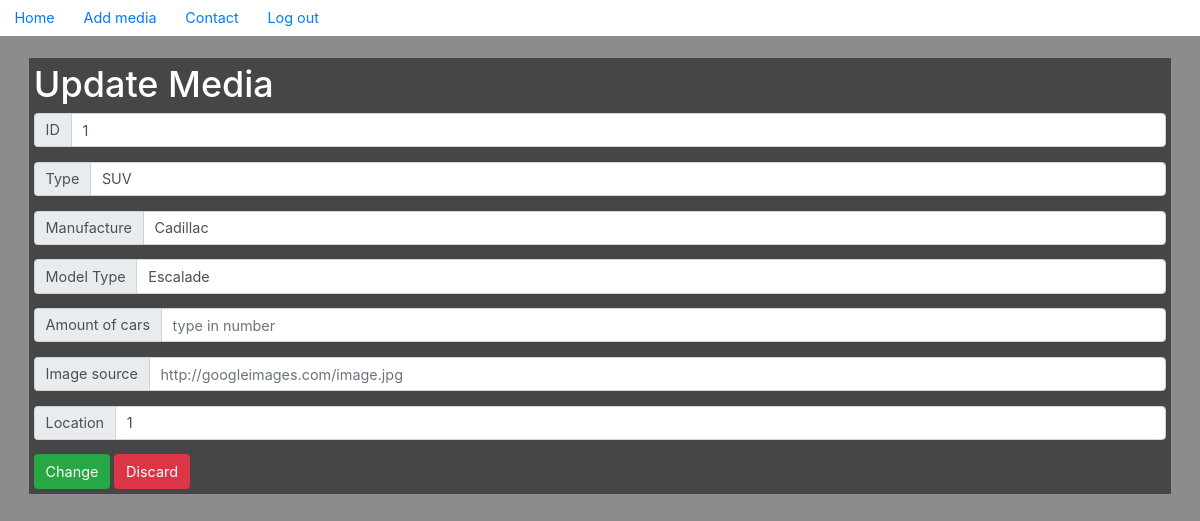
The page /admin/update.php?ID=1 on the database its author committed.
### tables this page shows
CREATE TABLE `car` (
  `ID` int(11) NOT NULL,
  `type` varchar(25) DEFAULT NULL,
  `manufactur` varchar(55) DEFAULT NULL,
  `model_type` varchar(55) DEFAULT NULL,
  `amount` int(11) DEFAULT NULL,
  `img` varchar(255) DEFAULT NULL,
  `fk_location_ID` int(11) DEFAULT NULL
);

### admin/update.php (the view, shortened to what this page needs)
<?php
require_once 'actions/db_connect.php';
if($_GET['ID']) {
    $id = $_GET['ID'];
    $sql = "SELECT * FROM car WHERE ID = {$id}";
    $result = $connect->query($sql);
    $data = $result->fetch_assoc();
?>
<?php
}
?>
<!DOCTYPE html>
<head>
  <link rel="stylesheet" href="https://use.fontawesome.com/releases/v5.0.8/css/all.css">
  <link rel="stylesheet" href="https://stackpath.bootstrapcdn.com/bootstrap/4.1.1/css/bootstrap.min.css">
  <link rel="stylesheet" href="Astyle.css" />
</head>
<body>
  <header class="header">
    <ul class="nav nav-pills">
      <li class="nav-item">
        <a class="nav-link" href="adminhome.php">Home</a>
      </li>
      <li class="nav-item">
        <a class="nav-link" href="create.php">Add media</a>
      </li>
      <li class="nav-item">
        <a class="nav-link" href="contact.html">Contact</a>
      </li>
      <li class="nav-item">
        <a class="nav-link" href="logout.php?logout">Log out</a>
      </li>
    </ul>
  </header>
  <section>
    <form action="actions/a_update.php" method="post">
      <h1>Update Media</h1>
      <div class="input-group mb-3">
        <div class="input-group-prepend">
          <span class="input-group-text" id="basic-addon1">ID</span>
        </div>
        <input type="text" name="ID" value="<?php echo $data['ID'] ?>" class="form-control" placeholder="ID" aria-label="ID" aria-describedby="basic-addon1">
      </div>
      <div class="input-group mb-3">
        <div class="input-group-prepend">
          <span class="input-group-text" id="basic-addon1">Type</span>
        </div>
        <input type="text" name="type" value="<?php echo $data['type'] ?>" class="form-control" placeholder="SUV" aria-label="car-type" aria-describedby="basic-addon1">
      </div>
      <div class="input-group mb-3">
        <div class="input-group-prepend">
          <span class="input-group-text" id="basic-addon1">Manufacture</span>
        </div>
        <input type="text" name="manufactur" value="<?php echo $data['manufactur'] ?>"class="form-control" placeholder="Cadillac" aria-label="title" aria-describedby="basic-addon1">
      </div>
      <div class="input-group mb-3">
        <div class="input-group-prepend">
          <span class="input-group-text" id="basic-addon1">Model Type</span>
        </div>
        <input type="text" name="model_type" value="<?php echo $data['model_type'] ?>"class="form-control" placeholder="Esclanade" aria-label="car_model_type" aria-describedby="basic-addon1">
      </div>
      <div class="input-group mb-3">
        <div class="input-group-prepend">
          <span class="input-group-text" id="basic-addon1">Amount of cars</span>
        </div>
        <input type="text" name="amount" value="<?php echo $data['amount'] ?>" class="form-control" placeholder="type in number" aria-label="amount" aria-describedby="basic-addon1">
      </div>
      <div class="input-group mb-3">
        <div class="input-group-prepend">
          <span class="input-group-text" id="basic-addon1">Image source</span>
        </div>
        <input type="text" name="img" value="<?php echo $data['img'] ?>" class="form-control" placeholder="http://googleimages.com/image.jpg" aria-label="image" aria-describedby="basic-addon1">
      </div>
      <div class="input-group mb-3">
        <div class="input-group-prepend">
          <span class="input-group-text" id="basic-addon1">Location</span>
        </div>
        <input type="text" name="fk_location_ID" value="<?php echo $data['fk_location_ID'] ?>" class="form-control" placeholder="1 - 4" aria-label="image" aria-describedby="basic-addon1">
      </div>
        <div class="buttons">
          <button class="btn btn-success" type="submit">Change</button>
          <a class="btn btn-danger" href="adminhome.php">Discard</a>
        </div>
        </form>
          </section>
    </body>
</html>

### admin/Astyle.css (style rules this page uses)
body { height: 50%; font-size: 1rem; position: relative; color: white; background-color: transparent; }
header { position: fixed; background-color: white; width: 100%; z-index: 3; }
section { padding: 2rem; position: relative; top: 2rem; }
form { background: rgba(0,0,0,.5); display:flex; flex-direction: column; width: 100%; max-width: 100%; padding: 5px; }

### rows shown on the page
car: ID "1", type "SUV", manufactur "Cadillac", model_type "Escalade", fk_location_ID "1"
